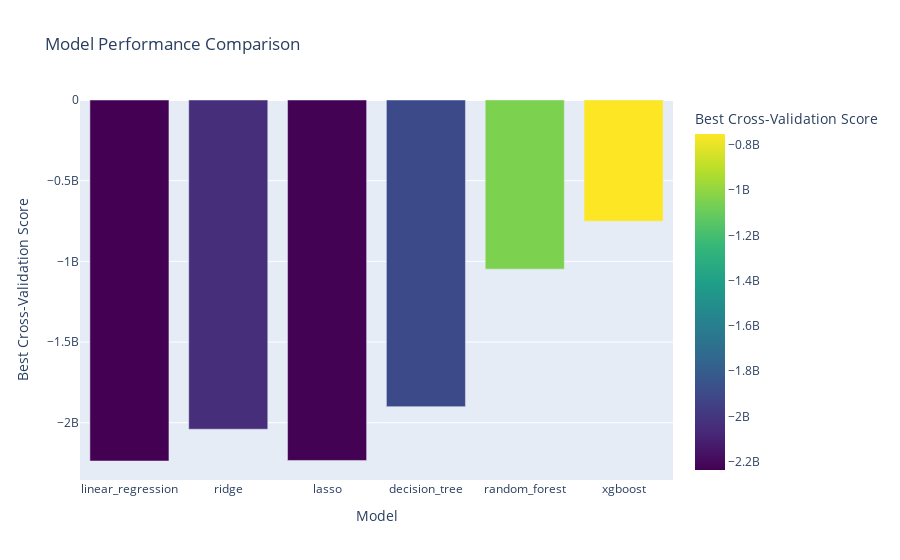

Source (notebook cell):
### Code cell
# Create a bar plot comparing model performance
fig = px.bar(
    results,
    x='model',
    y='best_score',
    title='Model Performance Comparison',
    labels={'model': 'Model', 'best_score': 'Best Cross-Validation Score'},
    color='best_score',
    color_continuous_scale=px.colors.sequential.Viridis
)

# Show the figure
fig.show()

### Figure 1 — Plotly figure (JSON) as saved in the notebook; plotly's stock layout.template omitted (floating-point values rounded to 4 significant figures)
{"data": [{"alignmentgroup": "True", "hovertemplate": "Model=%{x}<br>Best Cross-Validation Score=%{marker.color}<extra></extra>", "legendgroup": "", "marker": {"color": [-2237000000.0, -2040000000.0, -2234000000.0, -1900000000.0, -1048000000.0, -751500000.0], "coloraxis": "coloraxis", "pattern": {"shape": ""}}, "name": "", "offsetgroup": "", "orientation": "v", "showlegend": false, "textposition": "auto", "type": "bar", "x": ["linear_regression", "ridge", "lasso", "decision_tree", "random_forest", "xgboost"], "xaxis": "x", "y": [-2237000000.0, -2040000000.0, -2234000000.0, -1900000000.0, -1048000000.0, -751500000.0], "yaxis": "y"}], "layout": {"autosize": true, "barmode": "relative", "coloraxis": {"colorbar": {"title": {"text": "Best Cross-Validation Score"}}, "colorscale": [[0, "#440154"], [0.1111, "#482878"], [0.2222, "#3e4989"], [0.3333, "#31688e"], [0.4444, "#26828e"], [0.5556, "#1f9e89"], [0.6667, "#35b779"], [0.7778, "#6ece58"], [0.8889, "#b5de2b"], [1, "#fde725"]]}, "legend": {"tracegroupgap": 0}, "title": {"text": "Model Performance Comparison"}, "xaxis": {"anchor": "y", "autorange": true, "domain": [0, 1], "range": [-0.5, 5.5], "title": {"text": "Model"}, "type": "category"}, "yaxis": {"anchor": "x", "autorange": true, "domain": [0, 1], "range": [-2355000000.0, 0], "title": {"text": "Best Cross-Validation Score"}, "type": "linear"}}}
